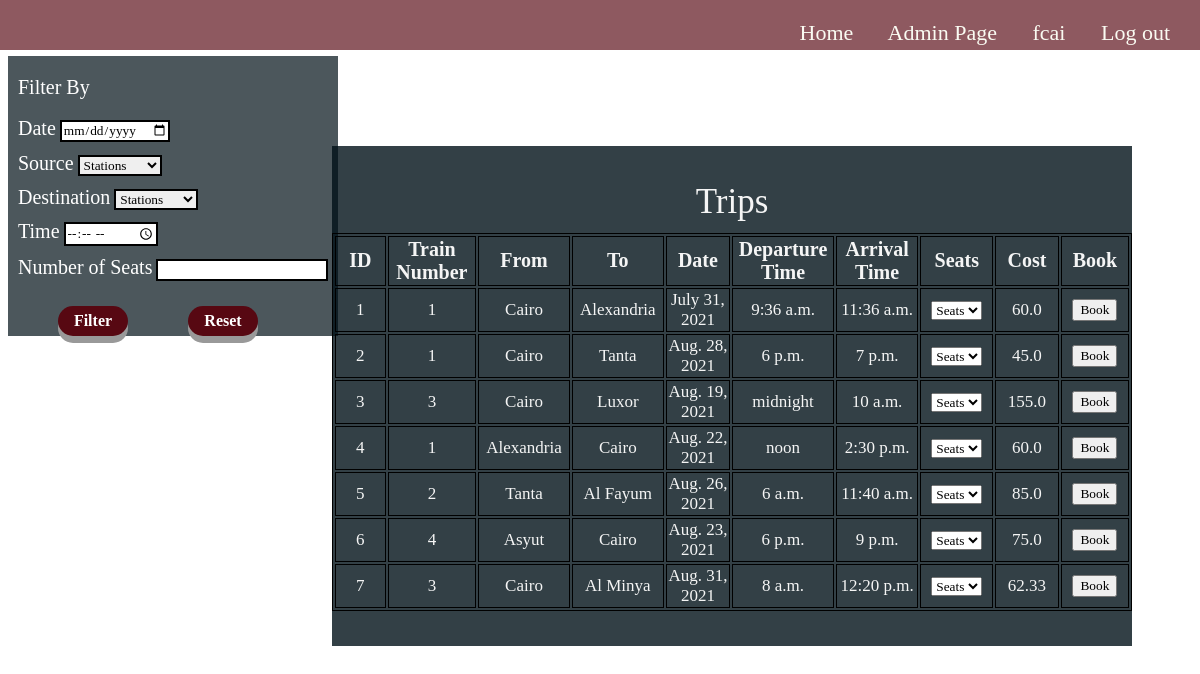
The app's page / (signed in) with its own data.
### blog/models.py (models this page shows, shortened)
class Trip(models.Model):
    train = models.ForeignKey(
        Train, on_delete=models.CASCADE, related_name="TripTrain")
    source = models.ForeignKey(
        Station, on_delete=models.CASCADE, related_name="TripSource", null=False)
    destination = models.ForeignKey(
        Station, on_delete=models.CASCADE, related_name="TripDest", null=False)
    day = models.DateField(null=False)
    start_Time = models.TimeField(null=False)
    end_Time = models.TimeField(null=False)
    price = models.FloatField(null=False, default=0)
    Remaining_seats = models.IntegerField(default=0, editable=False)
    seats = models.IntegerField(default=0, editable=False)
    @property
    def isPast(self):
        return self.day >= date.today()

class Train(models.Model):
    Number_of_seats = models.IntegerField(default=0)
    source = models.ForeignKey(
        Station, on_delete=models.CASCADE, related_name="TrainSource", null=False)
    destination = models.ForeignKey(
        Station, on_delete=models.CASCADE, related_name="TrainDest", null=False)

class Station(models.Model):
    id = models.IntegerField(default=-1, primary_key=True)
    stationName = models.CharField(max_length=15)

### blog/views.py (the view)
# urls.py: 2. Add a URL to urlpatterns:  path('', views.home, name='home')
@never_cache
def home(request):
    trips = Trip.objects.all()
    stations = Station.objects.all()
    tripJSON = serializers.serialize("json", trips)
    tripObj = json.loads(tripJSON)
    return render(request, 'sitePages/home.html', {'trips': trips, 'stations': stations, 'data': json.dumps(list(tripObj))})

### blog/tags/tags.py (called while the page is built)
@register.simple_tag
def tripSeat(trip):
    book = Book.objects.filter(trip = trip.id)
    bookSeats = book.values_list('seatTrain', flat=True)
    seats = []
    i = 1
    while i <= trip.seats:
        if i not in bookSeats:
            seats.append(i)
        i = i+1
    return seats

### templates/sitePages/home.html (shortened to what this page needs)
{% extends "base.html" %}
{% load static %}
{% load tags %}
{% block head %}
<link rel="stylesheet" href="{% static 'css/homePage.css' %}">
{% endblock%}
{% block content %}
<div class="filter" value="{{ trips }}" id="variable">
    <span><label for="Filter options" id="label1">Filter By</label></span>
    <br> <br>
    <div id="Filter options">
        <label for="dateOption">Date</label>
        <input type="date" id="dateOption" name="dateOption"><br>
        <label for="sourceOption">Source</label>
        <select name="sourceOption" id="sourceOption">
            <option value="stations" hidden>Stations</option>
        </select><br>
        <label for="destOption">Destination</label>
        <select name="destOption" id="destOption">
            <option value="stations" hidden>Stations</option>
        </select><br>
        <label for="timeOption">Time</label>
        <input type="time" id="timeOption" name="timeOption"><br>
        <label for="seatNbOption">Number of Seats</label>
        <input type="text" id="seatNbOption" name="seatNbOption"><br>
    </div>
    <div id="filterDiv">
        <button class="filterBtns" onclick="filter()">Filter</button>
        <button class="filterBtns" onclick="reset()">Reset</button>
    </div>
</div>
<div class="trips" style="overflow: auto;">
    <p>Trips</p>
    <table id="tripsTable">
        <tr>
            <th>ID</th>
            <th>Train Number</th>
            <th>From</th>
            <th>To</th>
            <th>Date</th>
            <th>Departure Time</th>
            <th>Arrival Time</th>
            <th>Seats</th>
            <th>Cost</th>
            <th>Book</th>
        </tr>
        {% for trip in trips %}
        {% if trip.isPast and trip.Remaining_seats > 0 %}
        <tr id="{{trip.id}}">
            <td>{{trip.id}}</td>
            <td>{{ trip.train.id }}</td>
            <td>{{trip.source.stationName}}</td>
            <td>{{trip.destination.stationName}}</td>
            <td>{{trip.day}}</td>
            <td>{{trip.start_Time}}</td>
            <td>{{trip.end_Time}}</td>
            <td>
                <select>
                    <option selected hidden>Seats</option>
                    {% tripSeat trip as seats %}
                </select>
            </td>
            <td>{{trip.price}}</td>
            <td>
                <a href="{% url 'blog:certainTrip' trip.id %}"><button>Book</button></a>
            </td>
        </tr>
        {% endif %}
        {% empty %}
        <tr id="notrip">
            <td colspan="10">No Trips Available</td>
        </tr>
        {% endfor %}
    </table>
</div>
{% endblock content %}

### templates/base.html (shortened to what this page needs)
<!DOCTYPE html>
<html lang="en">
<head>
    {% load static %}
    <link rel="stylesheet" href="{% static 'css/basePage.css' %}">
    {% block head%} {% endblock head %}
</head>
<body style="background: url('/static/imgs/background.png'); background-size: cover; background-repeat:no-repeat; overflow:hidden;">
    <nav class="navBar">
        <a href="{% url 'blog:home' %}">Home</a>
        {% if user.is_authenticated %}
            {% if user.is_superuser %}
                <a href="{% url 'admin:index' %}">Admin Page</a>
            {% else %}
                <a href="{% url 'blog:myTrips' user.id %}">My Trips</a>
            {% endif %}
            <a id = "us" href="{% url 'blog:profile' user.username %}">{{ user.username }}</a>
            <a href="{% url 'blog:logOut' %}">Log out</a>
        {% else %}
            <a id="signIn" href="{% url 'blog:signIn' %}">Sign In</a>
            <span id="sp1">/</span>
            <a href="{% url 'blog:signUp' %}">Sign Up</a>
        {% endif %}
    </nav>
    {% block content %} {% endblock %}
</body>
</html>

### static/css/basePage.css (style rules this page uses)
* { box-sizing: border-box; font-family: "Wire+One", serif; }
nav { display: inline; height: 50px; top: -5px; margin-top: 5px; padding-top: 20px; text-align: right; width: 100%; font-size: 22px; background: rgba(87, 8, 18, 0.671); position: fixed; margin-left: -8px; right: 0; }
nav a { margin-right: 30px; padding: 0px; color: rgb(250, 251, 242); text-decoration: none; }

### static/css/homePage.css (style rules this page uses)
* { box-sizing: border-box; }
body { overflow: scroll; }
.filter { display: inline-block; align-items: center; margin-top: 4%; background: rgba(1, 17, 24, 0.7); width: 330px; height: 280px; padding-top: 20px; position: absolute; }
.filter label { font-size: 20px; color: white; margin-left: 10px; }
.filter select { border: 2px solid black; margin-bottom: 10px; }
.filter input { border: 2px solid black; margin-bottom: 10px; }
.trips p { font-family: 'Times New Roman', Times, serif; font-size: 35px; color: whitesmoke; text-align: center; padding-top: 0.5px; }
.trips { top: 17%; margin-left: 27%; background: rgba(1, 17, 24, 0.8); width: 800px; height: 500px; margin-top: 10px; position: absolute; }
table, th, td { margin-top: -3%; border: 1px solid black; table-layout: fixed; text-align: center; }
th { width: 133.3px; height: 40px; font-size: 20px; color: whitesmoke; font-weight: bold; }
td { width: 114.28px; height: 30px; font-size: 17px; color: whitesmoke; }
#filterDiv { display: inline-flex; width: 100%; }
.filterBtns { height: 30px; width: 70px; margin-top: 15px; font-size: 16px; font-weight: bold; margin-right: 10px; margin-left: 50px; border-radius: 15px; text-align: center; text-decoration: none; outline: none; color: #fff; background-color: rgba(87, 8, 18); border: none; border-radius: 15px; box-shadow: 0 7px #999; }

### records on screen
Trip: id "1", train.id "1", source.stationName "Cairo", destination.stationName "Alexandria", day "July 31, 2021", start_Time "9:36 a.m.", end_Time "11:36 a.m.", price "60.0"
Trip: id "2", train.id "1", source.stationName "Cairo", destination.stationName "Tanta", day "Aug. 28, 2021", start_Time "6 p.m.", end_Time "7 p.m.", price "45.0"
Trip: id "3", train.id "3", source.stationName "Cairo", destination.stationName "Luxor", day "Aug. 19, 2021", start_Time "midnight", end_Time "10 a.m.", price "155.0"
Trip: id "4", train.id "1", source.stationName "Alexandria", destination.stationName "Cairo", day "Aug. 22, 2021", start_Time "noon", end_Time "2:30 p.m.", price "60.0"
Trip: id "5", train.id "2", source.stationName "Tanta", destination.stationName "Al Fayum", day "Aug. 26, 2021", start_Time "6 a.m.", end_Time "11:40 a.m.", price "85.0"
Trip: id "6", train.id "4", source.stationName "Asyut", destination.stationName "Cairo", day "Aug. 23, 2021", start_Time "6 p.m.", end_Time "9 p.m.", price "75.0"
Trip: id "7", train.id "3", source.stationName "Cairo", destination.stationName "Al Minya", day "Aug. 31, 2021", start_Time "8 a.m.", end_Time "12:20 p.m.", price "62.33"

### other values on screen
{{ user.username }} "fcai"
